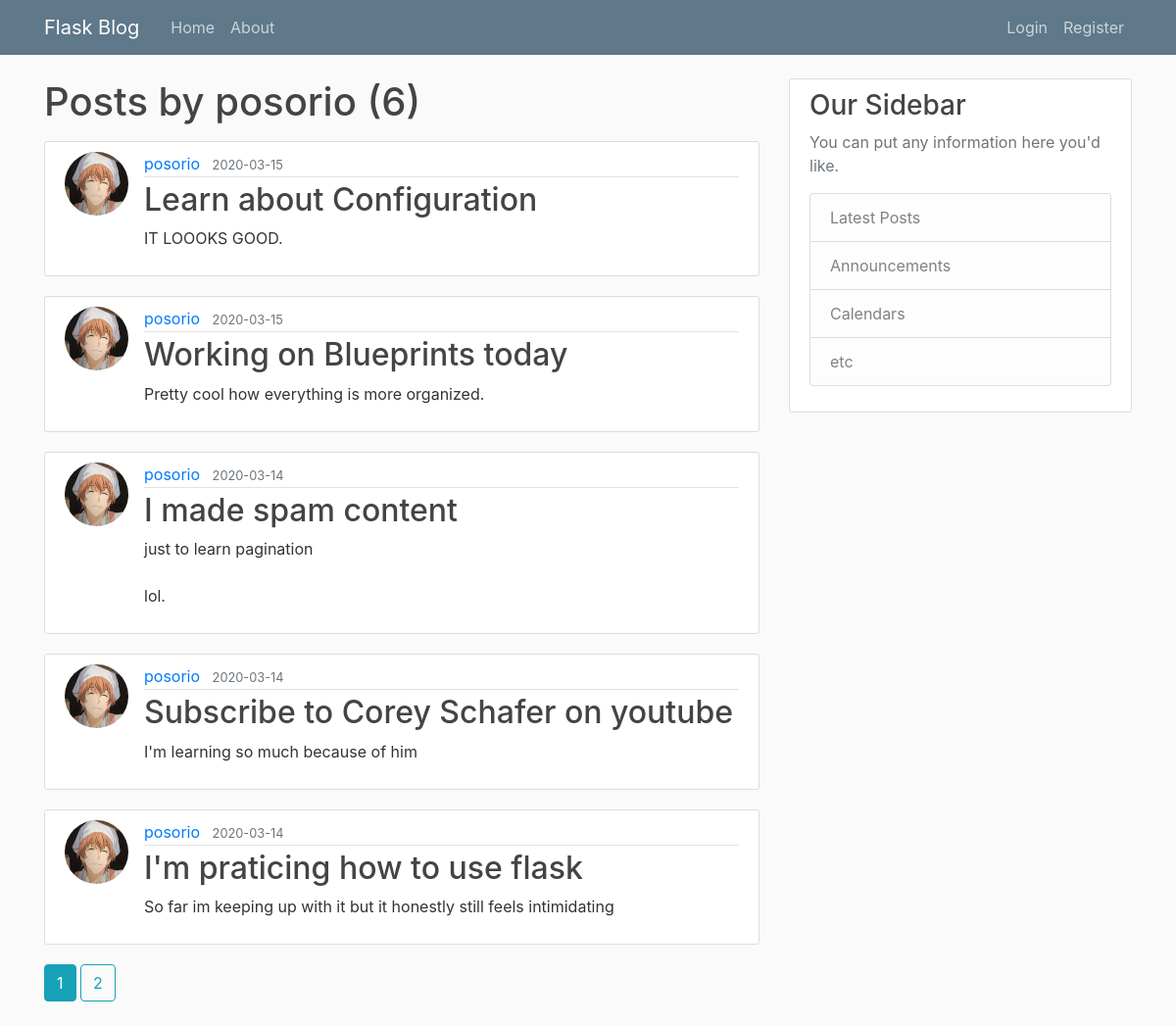
Screenshot of /user/posorio with the database file from the repository.
### app/models.py (models this page shows, shortened)
class User(db.Model, UserMixin):
    id = db.Column(db.Integer, primary_key=True)
    username = db.Column(db.String(20), unique=True, nullable=False)
    email = db.Column(db.String(120), unique=True, nullable=False)
    image_file = db.Column(db.String(20), nullable=False, default='default.jpg')
    password = db.Column(db.String(60), nullable=False)
    posts = db.relationship('Post', backref='author', lazy=True)

class Post(db.Model):
    id = db.Column(db.Integer, primary_key=True)
    title = db.Column(db.String(100), nullable=False)
    date_posted = db.Column(db.DateTime, nullable=False, default=datetime.utcnow)
    content = db.Column(db.Text, nullable=False)
    user_id = db.Column(db.Integer, db.ForeignKey('user.id'), nullable=False)

### app/users/routes.py (the view)
@users.route('/user/<string:username>')
def user_posts(username):
    user = User.query.filter_by(username=username).first_or_404()
    page = request.args.get('page', 1, type=int)
    posts = Post.query.filter_by(author=user).order_by(Post.date_posted.desc()).paginate(page=page, per_page=5)
    return render_template('user_posts.html', posts=posts, user=user)

### app/templates/user_posts.html
{% extends "layout.html" %}
{% block content %}
    <h1 class="mb-3">Posts by {{ user.username }} ({{ posts.total }})</h1>
    {% for post in posts.items %}
        <article class="media content-section">
            <img class="rounded-circle article-img" src="{{ url_for('static', filename='profile_pics/' + post.author.image_file) }}">
          <div class="media-body">
            <div class="article-metadata">
              <a class="mr-2" href="{{url_for('users.user_posts', username=post.author.username) }}">{{ post.author.username }}</a>
              <small class="text-muted">{{ post.date_posted.strftime('%Y-%m-%d') }}</small>
            </div>
            <h2><a class="article-title" href="{{ url_for('posts.post', post_id=post.id) }}">{{ post.title }}</a></h2>
            <p class="article-content">{{ post.content }}</p>
          </div>
        </article>
    {% endfor %}
    {% for page_num in posts.iter_pages(left_edge=1, right_edge=1, left_current=1, right_current=2) %}
        {% if page_num %}
            {% if posts.page == page_num %}
                <a class="btn btn-info mb-4" href="{{ url_for('users.user_posts', username=user.username, page=page_num) }}">{{ page_num }}</a>
            {% else %}
                <a class="btn btn-outline-info mb-4" href="{{ url_for('users.user_posts', username=user.username, page=page_num) }}">{{ page_num }}</a>
            {% endif %}
        {% else %}
            ...
        {% endif %}
    {% endfor %}
{% endblock content %}

### app/static/main.css (style rules this page uses)
body { background: #fafafa; color: #333333; margin-top: 5rem; }
h1, h2, h3, h4, h5, h6 { color: #444444; }
.content-section { background: #ffffff; padding: 10px 20px; border: 1px solid #dddddd; border-radius: 3px; margin-bottom: 20px; }
.article-title { color: #444444; }
.article-content { white-space: pre-line; }
.article-img { height: 65px; width: 65px; margin-right: 16px; }
.article-metadata { padding-bottom: 1px; margin-bottom: 4px; border-bottom: 1px solid #e3e3e3 }

### rows the page displays
User: username "posorio"
Post: image_file (picture), author.username "posorio", date_posted "2020-03-15", title "Learn about Configuration", content "IT LOOOKS GOOD."
Post: image_file (picture), author.username "posorio", date_posted "2020-03-15", title "Working on Blueprints today", content "Pretty cool how everything is more organized."
Post: image_file (picture), author.username "posorio", date_posted "2020-03-14", title "I made spam content", content "just to learn pagination lol."
Post: image_file (picture), author.username "posorio", date_posted "2020-03-14", title "Subscribe to Corey Schafer on youtube", content "I'm learning so much because of him"
Post: image_file (picture), author.username "posorio", date_posted "2020-03-14", title "I'm praticing how to use flask", content "So far im keeping up with it but it honestly still feels intimidating"

### other values shown
{{ posts.total }} "6"
{{ page_num }} "1"
{{ page_num }} "2"
